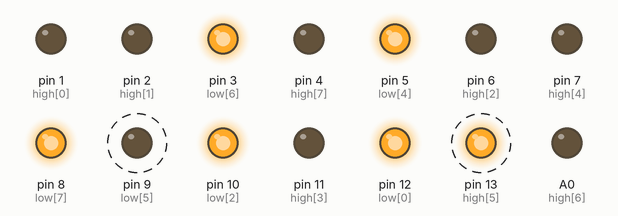
Recording of a sketch running on a simulated Arduino Uno, built with avr-gcc and run on an emulated ATmega328P. Shown: output pins drawn as LEDs (lit = HIGH). Dashed ring = blinking.

Above: at 0.5 s.
Timing chart, 0 to 4.6 s (numbered marks = the images above):
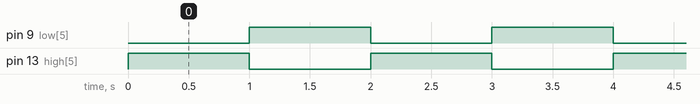

The sketch:

dotDisplayHeart.ino
```cpp
int n;
int low[8]={12,15,10,16,5,9,3,8};
int high[8]={1,2,6,11,7,13,14,4};
void setup() {
int pins[16]={1,2,3,4,5,6,7,8,9,10,11,12,13,A0,A1,A2};
for(int i=1; i<=16;i++){
  pinMode(pins[i],OUTPUT);
}
 for(int j=0;j<8;j++){
  digitalWrite(low[j],HIGH);
 }
 for(int k=0;k<8;k++){
  digitalWrite(high[k],LOW);
 }
}

void loop() {
digitalWrite(low[5],LOW);
digitalWrite(high[5],HIGH);
delay(1000);
digitalWrite(low[5],HIGH);
digitalWrite(high[5],LOW);
delay(1000);

}
```

Measured:
- by itself, pin 9 (low[5]), pin 13 (high[5]): alternates HIGH for 1.0 s and LOW for 1.0 s
